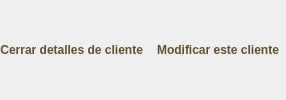
    <widget class="QFrame" name="buttonsFR_view">
     <property name="minimumSize">
      <size>
       <width>0</width>
       <height>32</height>
      </size>
     </property>
     <property name="styleSheet">
      <string notr="true">color:#605030; background-color:qlineargradient(x1:0, y1:.7, x2:0, y2:1, stop:0 #FFC864, stop:1 #D09024); border-bottom-left-radius: 3px; border-bottom-right-radius: 3px;</string>
     </property>
     <layout class="QHBoxLayout" name="horizontalLayout_2">
      <property name="spacing">
       <number>0</number>
      </property>
      <property name="margin">
       <number>0</number>
      </property>
      <item>
       <widget class="QFrame" name="bFRviewSpacer1">
        <property name="sizePolicy">
         <sizepolicy hsizetype="MinimumExpanding" vsizetype="Preferred">
          <horstretch>0</horstretch>
          <verstretch>0</verstretch>
         </sizepolicy>
        </property>
       </widget>
      </item>
      <item>
       <widget class="QFrame" name="closeFR">
        <property name="frameShape">
         <enum>QFrame::Panel</enum>
        </property>
        <property name="frameShadow">
         <enum>QFrame::Raised</enum>
        </property>
        <layout class="QVBoxLayout" name="verticalLayout_7">
         <property name="margin">
          <number>0</number>
         </property>
         <item>
          <widget class="QPushButton" name="closeBU">
           <property name="sizePolicy">
            <sizepolicy hsizetype="Minimum" vsizetype="Preferred">
             <horstretch>0</horstretch>
             <verstretch>0</verstretch>
            </sizepolicy>
           </property>
           <property name="font">
            <font>
             <weight>75</weight>
             <bold>true</bold>
            </font>
           </property>
           <property name="text">
            <string>Cerrar detalles de cliente  </string>
           </property>
           <property name="icon">
            <iconset resource="resources.qrc">
             <normaloff>:/Close.png</normaloff>:/Close.png</iconset>
           </property>
           <property name="iconSize">
            <size>
             <width>24</width>
             <height>24</height>
            </size>
           </property>
           <property name="flat">
            <bool>true</bool>
           </property>
          </widget>
         </item>
        </layout>
       </widget>
      </item>
      <item>
       <widget class="QFrame" name="bFRviewSpacer2">
        <property name="sizePolicy">
         <sizepolicy hsizetype="Preferred" vsizetype="Preferred">
          <horstretch>1</horstretch>
          <verstretch>0</verstretch>
         </sizepolicy>
        </property>
       </widget>
      </item>
      <item>
       <widget class="QFrame" name="editFR">
        <property name="frameShape">
         <enum>QFrame::Panel</enum>
        </property>
        <property name="frameShadow">
         <enum>QFrame::Raised</enum>
        </property>
        <layout class="QVBoxLayout" name="verticalLayout_26">
         <property name="margin">
          <number>0</number>
         </property>
         <item>
          <widget class="QPushButton" name="editBU">
           <property name="sizePolicy">
            <sizepolicy hsizetype="Minimum" vsizetype="Preferred">
             <horstretch>0</horstretch>
             <verstretch>0</verstretch>
            </sizepolicy>
           </property>
           <property name="font">
            <font>
             <weight>75</weight>
             <bold>true</bold>
            </font>
           </property>
           <property name="text">
            <string>  Modificar este cliente  </string>
           </property>
           <property name="icon">
            <iconset resource="resources.qrc">
             <normaloff>:/Redo.png</normaloff>:/Redo.png</iconset>
           </property>
           <property name="iconSize">
            <size>
             <width>24</width>
             <height>24</height>
            </size>
           </property>
           <property name="flat">
            <bool>true</bool>
           </property>
          </widget>
         </item>
        </layout>
       </widget>
      </item>
      <item>
       <widget class="QFrame" name="bFRviewSpacer3"/>
      </item>
     </layout>
    </widget>
